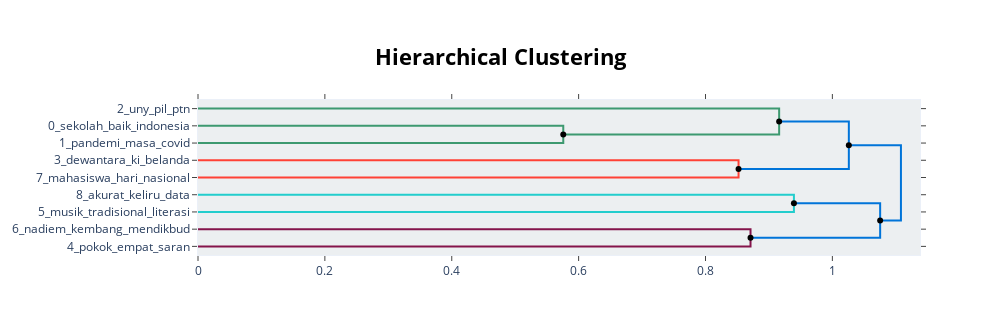

The code cell stored with this chart in its notebook:
### Code cell
hierarchical_topics = topic_model.hierarchical_topics(text_data)
topic_model.visualize_hierarchy(hierarchical_topics=hierarchical_topics)

### Figure 1 — Plotly figure (JSON) as saved in the notebook; plotly's stock layout.template omitted (floating-point values rounded to 4 significant figures)
{"data": [{"hoverinfo": "text", "marker": {"color": "rgb(61,153,112)"}, "mode": "lines", "text": ["sekolah_baik_indonesia_jadi_buat", "", "", "pandemi_masa_covid_tengah_perintah"], "type": "scatter", "x": [0, 0.5758, 0.5758, 0], "xaxis": "x", "y": [-15, -15, -25, -25], "yaxis": "y"}, {"hoverinfo": "text", "marker": {"color": "rgb(61,153,112)"}, "mode": "lines", "text": ["uny_pil_ptn_manajemen_cm", "", "", "sekolah_baik_indonesia_jadi_tingkat"], "type": "scatter", "x": [0, 0.9161, 0.9161, 0.5758], "xaxis": "x", "y": [-5, -5, -20, -20], "yaxis": "y"}, {"hoverinfo": "text", "marker": {"color": "rgb(255,65,54)"}, "mode": "lines", "text": ["dewantara_ki_belanda_ora_sing", "", "", "mahasiswa_hari_nasional_undip_rektorat"], "type": "scatter", "x": [0, 0.8521, 0.8521, 0], "xaxis": "x", "y": [-35, -35, -45, -45], "yaxis": "y"}, {"hoverinfo": "text", "marker": {"color": "rgb(0,116,217)"}, "mode": "lines", "text": ["sekolah_baik_indonesia_jadi_tingkat", "", "", "hari_nasional_mahasiswa_selamat_dewantara"], "type": "scatter", "x": [0.9161, 1.026, 1.026, 0.8521], "xaxis": "x", "y": [-12.5, -12.5, -40, -40], "yaxis": "y"}, {"hoverinfo": "text", "marker": {"color": "rgb(35,205,205)"}, "mode": "lines", "text": ["akurat_keliru_data_analisis_paham", "", "", "musik_tradisional_literasi_karya_apresiasi"], "type": "scatter", "x": [0, 0.9394, 0.9394, 0], "xaxis": "x", "y": [-55, -55, -65, -65], "yaxis": "y"}, {"hoverinfo": "text", "marker": {"color": "rgb(133,20,75)"}, "mode": "lines", "text": ["nadiem_kembang_mendikbud_lima_orientasi", "", "", "pokok_empat_saran_mendikbud_hendak"], "type": "scatter", "x": [0, 0.871, 0.871, 0], "xaxis": "x", "y": [-75, -75, -85, -85], "yaxis": "y"}, {"hoverinfo": "text", "marker": {"color": "rgb(0,116,217)"}, "mode": "lines", "text": ["musik_tradisional_data_literasi_karya", "", "", "mendikbud_pokok_empat_saran_hendak"], "type": "scatter", "x": [0.9394, 1.075, 1.075, 0.871], "xaxis": "x", "y": [-60, -60, -80, -80], "yaxis": "y"}, {"hoverinfo": "text", "marker": {"color": "rgb(0,116,217)"}, "mode": "lines", "text": ["sekolah_baik_indonesia_jadi_buat", "", "", "musik_mendikbud_pokok_tradisional_data"], "type": "scatter", "x": [1.026, 1.108, 1.108, 1.075], "xaxis": "x", "y": [-26.25, -26.25, -70, -70], "yaxis": "y"}, {"hoverinfo": "text", "hovertext": ["sekolah_baik_indonesia_jadi_tingkat", "musik_tradisional_data_literasi_karya", "sekolah_baik_indonesia_jadi_buat"], "marker": {"color": "black"}, "mode": "markers", "showlegend": false, "type": "scatter", "x": [0.9161, 0.9394, 1.026], "y": [-12.5, -60, -26.25]}, {"hoverinfo": "text", "hovertext": ["sekolah_baik_indonesia_jadi_tingkat", "hari_nasional_mahasiswa_selamat_dewantara", "mendikbud_pokok_empat_saran_hendak", "musik_mendikbud_pokok_tradisional_data"], "marker": {"color": "black"}, "mode": "markers", "showlegend": false, "type": "scatter", "x": [0.5758, 0.8521, 0.871, 1.075], "y": [-20, -40, -80, -70]}], "layout": {"autosize": false, "height": 335, "hoverlabel": {"bgcolor": "white", "font": {"family": "Rockwell", "size": 16}}, "hovermode": "closest", "plot_bgcolor": "#ECEFF1", "showlegend": false, "title": {"font": {"color": "Black", "size": 22}, "text": "<b>Hierarchical Clustering</b>", "x": 0.5, "xanchor": "center", "yanchor": "top"}, "width": 1000, "xaxis": {"mirror": "allticks", "rangemode": "tozero", "showgrid": false, "showline": true, "showticklabels": true, "ticks": "outside", "type": "linear", "zeroline": false}, "yaxis": {"mirror": "allticks", "range": [-90, 0], "rangemode": "tozero", "showgrid": false, "showline": true, "showticklabels": true, "tickmode": "array", "ticks": "outside", "ticktext": ["2_uny_pil_ptn", "0_sekolah_baik_indonesia", "1_pandemi_masa_covid", "3_dewantara_ki_belanda", "7_mahasiswa_hari_nasional", "8_akurat_keliru_data", "5_musik_tradisional_literasi", "6_nadiem_kembang_mendikbud", "4_pokok_empat_saran"], "tickvals": [-5, -15, -25, -35, -45, -55, -65, -75, -85], "type": "linear", "zeroline": false}}}
